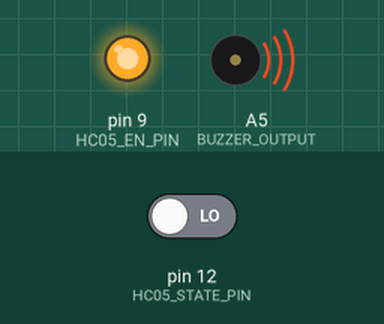
Bench run of a sketch on a simulated Arduino Uno, built with avr-gcc and run on an emulated ATmega328P. Shown: output pins drawn as LEDs (lit = HIGH), buzzer (waves = sounding). The inputs (shaded band) are chosen by the test bench; at power-on: pin 12 (HC05_STATE_PIN) LOW. Pins used as bus, display or sensor lines are not drawn; what the sketch prints to the serial monitor is not drawn.

Above: at 3.0 s.
3.1 s: pin 12 (HC05_STATE_PIN) driven HIGH
At 4.1 s:
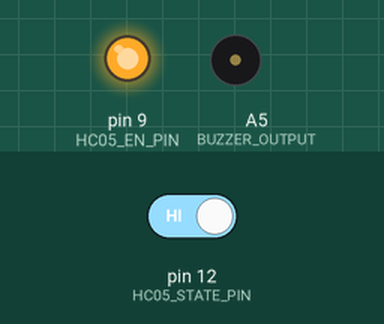
4.7 s: pin 12 (HC05_STATE_PIN) driven LOW
At 5.5 s:
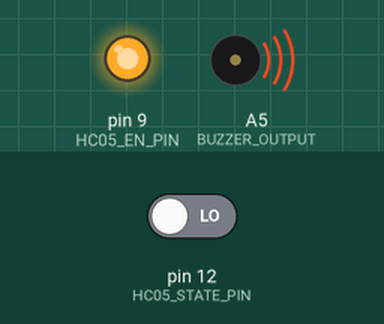
Timing chart, 0 to 19.9 s (numbered marks = the images above; inputs shaded):
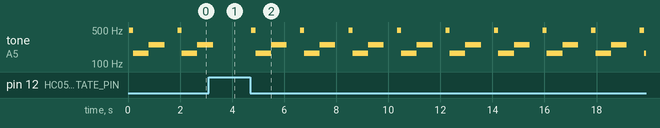

Measured:
- after the input at 3.1 s, tone on A5 (BUZZER_OUTPUT): goes on until 3.3 s, then stays silent
- after the input at 4.7 s, tone on A5 (BUZZER_OUTPUT): silent → 496 Hz at once, then repeats every 1.9 s: 166 Hz 0.60 s, 249 Hz 0.60 s, silent 0.51 s, 496 Hz 0.16 s
- by itself, tone on A5 (BUZZER_OUTPUT): plays 496 Hz for 0.16 s, 166 Hz for 0.60 s, 249 Hz for 0.60 s, 496 Hz for 0.16 s, 166 Hz for 0.60 s, 249 Hz for 0.43 s

The sketch:

sketch_jan26b.ino
```cpp
#include <SoftwareSerial.h>

SoftwareSerial BTSerial(10, 11); // RX | TX
String command = ""; // Stores response of the HC-05 Bluetooth device

#define HC05_EN_PIN     9
#define BUZZER_OUTPUT   A5
#define HC05_STATE_PIN  12

void setup()
{
  pinMode(HC05_EN_PIN, OUTPUT);  // this pin will pull the HC-05 pin 34 (key pin) HIGH to switch module to AT mode
  pinMode(BUZZER_OUTPUT, OUTPUT);
  pinMode(HC05_STATE_PIN, INPUT);

  digitalWrite(HC05_EN_PIN, HIGH);

  Serial.begin(38400);
  Serial.println("Enter AT commands:");

  BTSerial.begin(38400);  // HC-05 default speed in AT command more

  //Keep buzzing until connection happens
  keepBuzzing();
}

void loop()
{

  // Keep reading from HC-05 and send to Arduino Serial Monitor
  if (BTSerial.available())
    Serial.write(BTSerial.read());

  // Keep reading from Arduino Serial Monitor and send to HC-05
  if (Serial.available())
    BTSerial.write(Serial.read());

  if(digitalRead(HC05_STATE_PIN) == HIGH)
  {
    digitalWrite (BUZZER_OUTPUT, LOW);

    //BTSerial.write('H');
  }
  else
  {
    keepBuzzing();
  }
}

void keepBuzzing()
{
    //Tone 1
    for (int i = 0; i <80; i++)
    {
      digitalWrite (BUZZER_OUTPUT, HIGH) ;// send voice
      delay (1) ;// Delay 1ms
      digitalWrite (BUZZER_OUTPUT, LOW) ;// do not send voice
      delay (1) ;// delay ms
    }

    //Tone 2
    for (int i = 0; i <100; i++)
    {
      digitalWrite (BUZZER_OUTPUT, HIGH) ;// send voice
      delay (3) ;// delay 2ms
      digitalWrite (BUZZER_OUTPUT, LOW) ;// do not send voice
      delay (3) ;// delay 2ms
    }

    //Tone 3
    for (int i = 0; i <150; i++)
    {
      digitalWrite (BUZZER_OUTPUT, HIGH) ;// send voice
      delay (2) ;// delay 2ms
      digitalWrite (BUZZER_OUTPUT, LOW) ;// do not send voice
      delay (2) ;// delay 2ms
    }

    delay(500);
}
```
